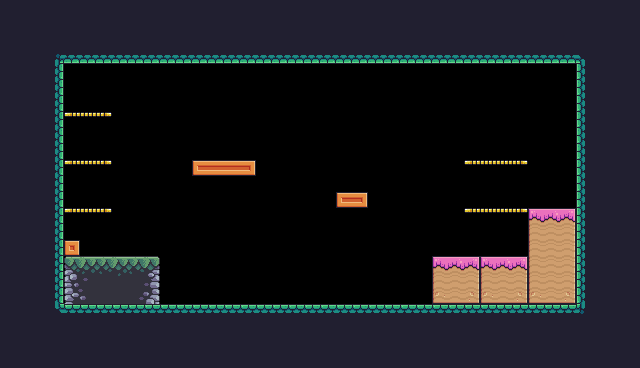

The image is a tile-based game level rendered from a .tmx file. Its description and complete source (layers, tilesets, objects, tile grids) follow:
An orthogonal 40x23 tile map with 16x16 px tiles, 1 tile layer (Background), 2 tilesets and 29 objects (10x Trash, 5x Platform, Player, Saw, Checkpoint, ...).

<map version="1.10" tiledversion="1.10.2" orientation="orthogonal" renderorder="right-down" width="40" height="23" tilewidth="16" tileheight="16" infinite="0" nextlayerid="4" nextobjectid="39">
 <tileset firstgid="1" source="Pixel Adventure.tsx" />
 <tileset firstgid="243" source="Treasure Hunters Terrain (16x16).tsx" />
 <layer id="1" name="Background" width="40" height="23">
  <properties>
   <property name="BackgroundColor" value="Gray" />
  </properties>
  <data encoding="csv">
24,24,24,24,24,24,24,24,24,24,24,24,24,24,24,24,24,24,24,24,24,24,24,24,24,24,24,24,24,24,24,24,24,24,24,24,24,24,24,24,
24,24,24,24,24,24,24,24,24,24,24,24,24,24,24,24,24,24,24,24,24,24,24,24,24,24,24,24,24,24,24,24,24,24,24,24,24,24,24,24,
24,24,24,24,24,24,24,24,24,24,24,24,24,24,24,24,24,24,24,24,24,24,24,24,24,24,24,24,24,24,24,24,24,24,24,24,24,24,24,24,
24,24,24,180,222,222,222,222,222,222,222,222,222,222,222,222,222,222,222,222,222,222,222,222,222,222,222,222,222,222,222,222,222,222,222,222,181,24,24,24,
24,24,24,201,0,0,0,0,0,0,0,0,0,0,0,0,0,0,0,0,0,0,0,0,0,0,0,0,0,0,0,0,0,0,0,0,199,24,24,24,
24,24,24,201,0,0,0,0,0,0,0,0,0,0,0,0,0,0,0,0,0,0,0,0,0,0,0,0,0,0,0,0,0,0,0,0,199,24,24,24,
24,24,24,201,0,0,0,0,0,0,0,0,0,0,0,0,0,0,0,0,0,0,0,0,0,0,0,0,0,0,0,0,0,0,0,0,199,24,24,24,
24,24,24,201,18,19,20,0,0,0,0,0,0,0,0,0,0,0,0,0,0,0,0,0,0,0,0,0,0,0,0,0,0,0,0,0,199,24,24,24,
24,24,24,201,0,0,0,0,0,0,0,0,0,0,0,0,0,0,0,0,0,0,0,0,0,0,0,0,0,0,0,0,0,0,0,0,199,24,24,24,
24,24,24,201,0,0,0,0,0,0,0,0,0,0,0,0,0,0,0,0,0,0,0,0,0,0,0,0,0,0,0,0,0,0,0,0,199,24,24,24,
24,24,112,201,18,19,20,0,0,0,0,0,189,190,190,191,0,0,0,0,0,0,0,0,0,0,0,0,0,18,19,19,20,0,0,0,199,24,24,24,
24,24,112,201,0,0,0,0,0,0,0,0,0,0,0,0,0,0,0,0,0,0,0,0,0,0,0,0,0,0,0,0,0,0,0,0,199,24,24,24,
24,24,112,201,0,0,0,0,0,0,0,0,0,0,0,0,0,0,0,0,0,189,191,0,0,0,0,0,0,0,0,0,0,0,0,0,199,24,24,24,
24,24,112,201,18,19,20,0,0,0,0,0,0,0,0,0,0,0,0,0,0,0,0,0,0,0,0,0,0,18,19,19,20,183,184,185,199,24,24,24,
24,24,112,201,0,0,0,0,0,0,0,0,0,0,0,0,0,0,0,0,0,0,0,0,0,0,0,0,0,0,0,0,0,205,206,207,199,24,24,24,
24,24,24,201,211,0,0,0,0,0,0,0,0,0,0,0,0,0,0,0,0,0,0,0,0,0,0,0,0,0,0,0,0,205,206,207,199,24,24,24,
24,24,24,201,243,244,245,246,247,248,0,0,0,0,0,0,0,0,0,0,0,0,0,0,0,0,0,183,184,185,183,184,185,205,206,207,199,24,24,24,
24,24,24,201,277,278,279,280,281,282,0,0,0,0,0,0,0,0,0,0,0,0,0,0,0,0,0,205,206,207,205,206,207,205,206,207,199,24,24,24,
24,24,24,201,311,312,313,314,315,316,0,0,0,0,0,0,0,0,0,0,0,0,0,0,0,0,0,227,228,229,227,228,229,227,228,229,199,24,24,24,
24,24,24,202,178,178,178,178,178,178,178,178,178,178,178,178,178,178,178,178,178,178,178,178,178,178,178,178,178,178,178,178,178,178,178,178,203,24,24,24,
24,24,24,24,24,24,24,24,24,24,24,24,24,24,24,24,24,24,24,24,24,24,24,24,24,24,24,24,24,24,24,24,24,24,24,24,24,24,24,24,
24,24,24,24,24,24,24,24,24,24,24,24,24,24,24,24,24,24,24,24,24,24,24,24,24,24,24,24,24,24,24,24,24,24,24,24,24,24,24,24,
24,24,24,24,24,24,24,24,24,24,24,24,24,24,24,24,24,24,24,24,24,24,24,24,24,24,24,24,24,24,24,24,24,24,24,24,24,24,24,24
</data>
 </layer>
 <objectgroup id="2" name="Spawnpoints">
  <object id="4" name="Player" type="Player" x="128" y="224" width="32" height="32" />
  <object id="21" name="AlcoholBottle" type="Trash" x="80" y="80" width="32" height="32" />
  <object id="22" name="CardboardBox" type="Trash" x="80" y="128" width="32" height="32" />
  <object id="23" name="Trashbag2" type="Trash" x="80" y="176" width="32" height="32" />
  <object id="24" name="AlcoholBottle" type="Trash" x="192" y="128" width="32" height="32" />
  <object id="25" name="AlcoholBottle" type="Trash" x="224" y="128" width="32" height="32" />
  <object id="26" name="Trashbag2" type="Trash" x="208" y="96" width="32" height="32" />
  <object id="27" name="Trashbag1" type="Trash" x="336" y="160" width="32" height="32" />
  <object id="30" name="RustySheet" type="Trash" x="480" y="128" width="32" height="32" />
  <object id="31" name="PlasticBottle" type="Trash" x="480" y="176" width="32" height="32" />
  <object id="34" type="Saw" x="288" y="128" width="32" height="32">
   <properties>
    <property name="isVertical" type="bool" value="true" />
    <property name="offNeg" type="float" value="4" />
    <property name="offPos" type="float" value="3" />
   </properties>
  </object>
  <object id="36" type="Checkpoint" x="512" y="144" width="64" height="64" />
  <object id="37" name="Chicken" type="Chicken" x="336" y="272" width="32" height="32">
   <properties>
    <property name="offNeg" type="float" value="12" />
    <property name="offPos" type="float" value="5" />
   </properties>
  </object>
  <object id="38" name="PlasticBottle" type="Trash" x="335.994" y="122.7" width="32" height="32" />
 </objectgroup>
 <objectgroup id="3" name="Collisions">
  <object id="7" x="48" y="48" width="16" height="272" />
  <object id="8" x="64" y="48" width="528" height="16" />
  <object id="9" x="576" y="64" width="16" height="256" />
  <object id="10" x="64" y="304" width="512" height="16" />
  <object id="11" x="64" y="240" width="16" height="16" />
  <object id="12" x="64" y="256" width="96" height="48" />
  <object id="13" x="192" y="160" width="64" height="16" />
  <object id="14" x="336" y="192" width="32.5303" height="16" />
  <object id="15" x="432" y="256" width="96" height="48" />
  <object id="16" type="Platform" x="464" y="208" width="64" height="16" />
  <object id="17" type="Platform" x="464" y="160" width="64" height="16" />
  <object id="18" type="Platform" x="64" y="160" width="48" height="16" />
  <object id="19" type="Platform" x="64" y="112" width="48" height="16" />
  <object id="20" type="Platform" x="64" y="208" width="48" height="16" />
  <object id="35" x="528" y="208" width="48" height="96" />
 </objectgroup>
</map>
